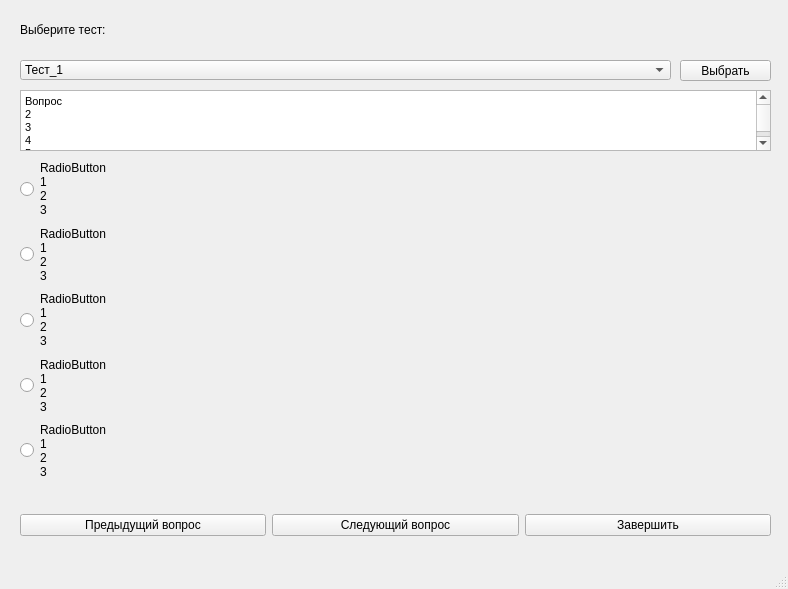
<?xml version="1.0" encoding="UTF-8"?>
<ui version="4.0">
 <class>mainWindow</class>
 <widget class="QMainWindow" name="mainWindow">
  <property name="windowModality">
   <enum>Qt::NonModal</enum>
  </property>
  <property name="geometry">
   <rect>
    <x>0</x>
    <y>0</y>
    <width>788</width>
    <height>589</height>
   </rect>
  </property>
  <property name="minimumSize">
   <size>
    <width>788</width>
    <height>589</height>
   </size>
  </property>
  <property name="maximumSize">
   <size>
    <width>788</width>
    <height>589</height>
   </size>
  </property>
  <property name="windowTitle">
   <string>Тестер</string>
  </property>
  <widget class="QWidget" name="centralwidget">
   <widget class="QComboBox" name="comboBox">
    <property name="geometry">
     <rect>
      <x>20</x>
      <y>60</y>
      <width>651</width>
      <height>20</height>
     </rect>
    </property>
    <item>
     <property name="text">
      <string>Тест_1</string>
     </property>
    </item>
    <item>
     <property name="text">
      <string>Тест_2</string>
     </property>
    </item>
   </widget>
   <widget class="QLabel" name="label">
    <property name="geometry">
     <rect>
      <x>20</x>
      <y>20</y>
      <width>441</width>
      <height>20</height>
     </rect>
    </property>
    <property name="styleSheet">
     <string notr="true">font: 14pt &quot;Vijaya&quot;;</string>
    </property>
    <property name="text">
     <string>Выберите тест:</string>
    </property>
   </widget>
   <widget class="QPushButton" name="pushButton">
    <property name="geometry">
     <rect>
      <x>680</x>
      <y>60</y>
      <width>91</width>
      <height>21</height>
     </rect>
    </property>
    <property name="text">
     <string>Выбрать</string>
    </property>
   </widget>
   <widget class="QWidget" name="horizontalLayoutWidget">
    <property name="geometry">
     <rect>
      <x>20</x>
      <y>500</y>
      <width>751</width>
      <height>51</height>
     </rect>
    </property>
    <layout class="QHBoxLayout" name="horizontalLayout">
     <item>
      <widget class="QPushButton" name="Predidush">
       <property name="text">
        <string>Предыдущий вопрос</string>
       </property>
      </widget>
     </item>
     <item>
      <widget class="QPushButton" name="Sleduch">
       <property name="text">
        <string>Следующий вопрос</string>
       </property>
      </widget>
     </item>
     <item>
      <widget class="QPushButton" name="Zaverchit">
       <property name="text">
        <string>Завершить</string>
       </property>
      </widget>
     </item>
    </layout>
   </widget>
   <widget class="QTextBrowser" name="QuestLabel">
    <property name="geometry">
     <rect>
      <x>20</x>
      <y>90</y>
      <width>751</width>
      <height>61</height>
     </rect>
    </property>
    <property name="html">
     <string>&lt;!DOCTYPE HTML PUBLIC &quot;-//W3C//DTD HTML 4.0//EN&quot; &quot;http://www.w3.org/TR/REC-html40/strict.dtd&quot;&gt;
&lt;html&gt;&lt;head&gt;&lt;meta name=&quot;qrichtext&quot; content=&quot;1&quot; /&gt;&lt;style type=&quot;text/css&quot;&gt;
p, li { white-space: pre-wrap; }
&lt;/style&gt;&lt;/head&gt;&lt;body style=&quot; font-family:'MS Shell Dlg 2'; font-size:8.25pt; font-weight:400; font-style:normal;&quot;&gt;
&lt;p style=&quot; margin-top:0px; margin-bottom:0px; margin-left:0px; margin-right:0px; -qt-block-indent:0; text-indent:0px;&quot;&gt;Вопрос&lt;/p&gt;
&lt;p style=&quot; margin-top:0px; margin-bottom:0px; margin-left:0px; margin-right:0px; -qt-block-indent:0; text-indent:0px;&quot;&gt;2&lt;/p&gt;
&lt;p style=&quot; margin-top:0px; margin-bottom:0px; margin-left:0px; margin-right:0px; -qt-block-indent:0; text-indent:0px;&quot;&gt;3&lt;/p&gt;
&lt;p style=&quot; margin-top:0px; margin-bottom:0px; margin-left:0px; margin-right:0px; -qt-block-indent:0; text-indent:0px;&quot;&gt;4&lt;/p&gt;
&lt;p style=&quot; margin-top:0px; margin-bottom:0px; margin-left:0px; margin-right:0px; -qt-block-indent:0; text-indent:0px;&quot;&gt;5&lt;/p&gt;&lt;/body&gt;&lt;/html&gt;</string>
    </property>
   </widget>
   <widget class="QWidget" name="verticalLayoutWidget">
    <property name="geometry">
     <rect>
      <x>20</x>
      <y>159</y>
      <width>751</width>
      <height>321</height>
     </rect>
    </property>
    <layout class="QVBoxLayout" name="verticalLayout">
     <item>
      <widget class="QRadioButton" name="radioButton_2">
       <property name="text">
        <string>RadioButton
1
2
3</string>
       </property>
      </widget>
     </item>
     <item>
      <widget class="QRadioButton" name="radioButton_4">
       <property name="text">
        <string>RadioButton
1
2
3</string>
       </property>
      </widget>
     </item>
     <item>
      <widget class="QRadioButton" name="radioButton_5">
       <property name="text">
        <string>RadioButton
1
2
3</string>
       </property>
      </widget>
     </item>
     <item>
      <widget class="QRadioButton" name="radioButton_3">
       <property name="text">
        <string>RadioButton
1
2
3</string>
       </property>
      </widget>
     </item>
     <item>
      <widget class="QRadioButton" name="radioButton_1">
       <property name="text">
        <string>RadioButton
1
2
3</string>
       </property>
      </widget>
     </item>
    </layout>
   </widget>
  </widget>
  <widget class="QMenuBar" name="menubar">
   <property name="geometry">
    <rect>
     <x>0</x>
     <y>0</y>
     <width>788</width>
     <height>18</height>
    </rect>
   </property>
  </widget>
  <widget class="QStatusBar" name="statusbar"/>
 </widget>
 <resources/>
 <connections/>
</ui>
